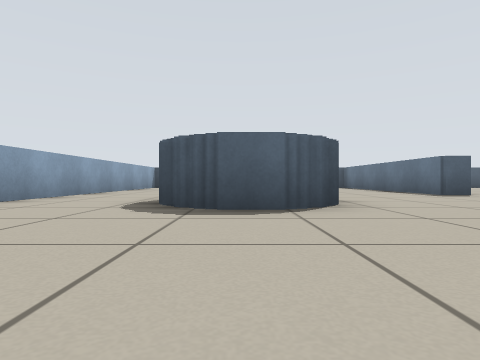
View 1 (above)

16 first-person views from a walk through a Stage world. The camera is 0.31 m above the floor, looks level and sees 75° across. The lines on the ground mark 1 m squares. The floor is counted in squares, 1 m on a side. Each view is taken from the middle of a square. On the plan, view 1 faces up. The plan holds only what a view shows up to about 9 squares ahead; the rest is blank. The robots in the file are not drawn.

View 2
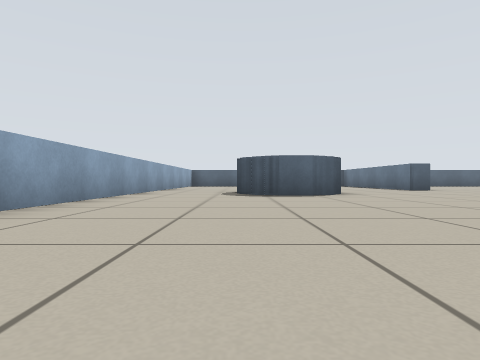

View 3
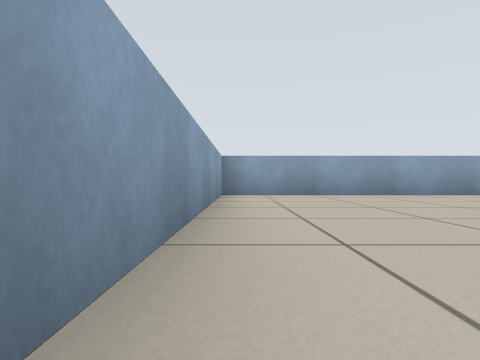

View 4
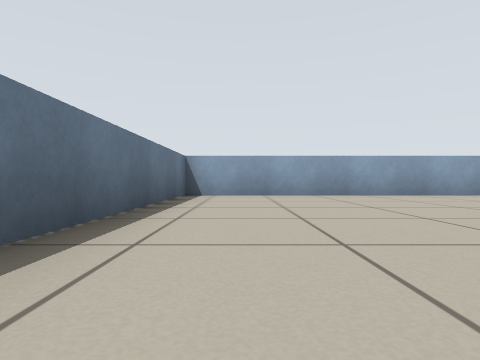

View 5
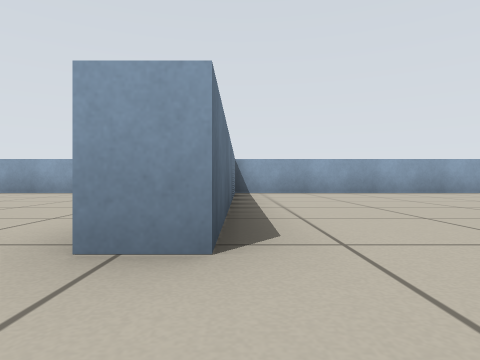

View 6
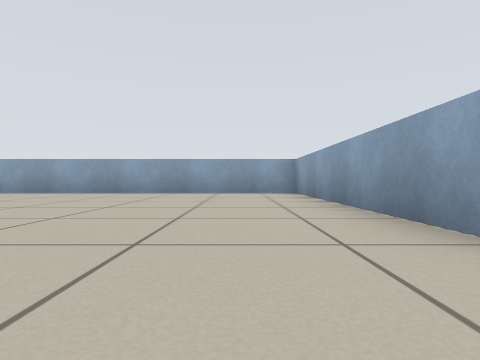

View 7
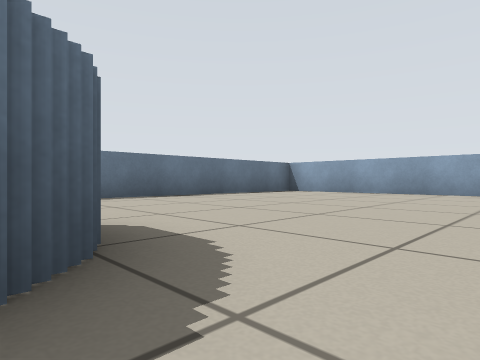

View 8
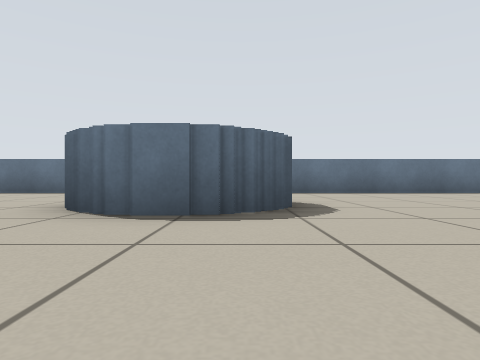

View 9
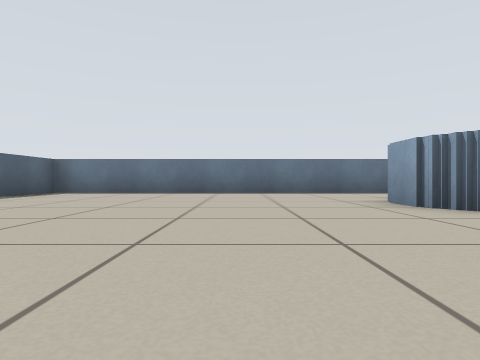

View 10
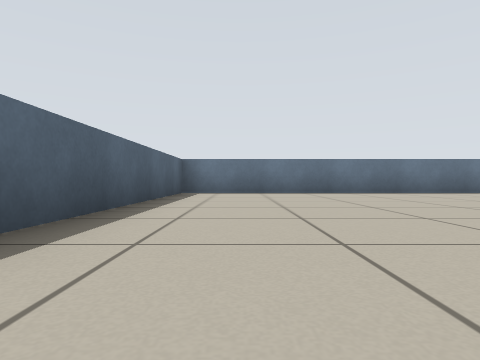

View 11
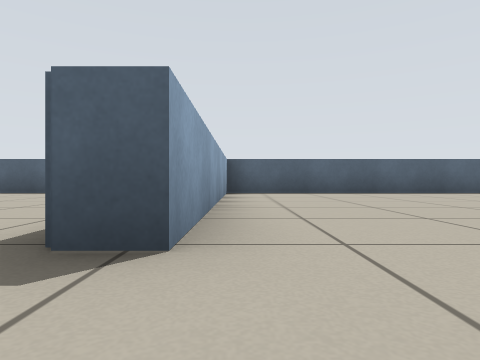

View 12
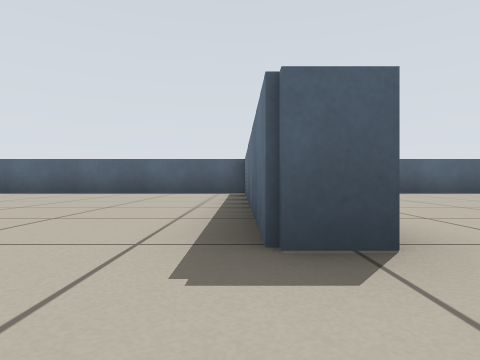

View 13
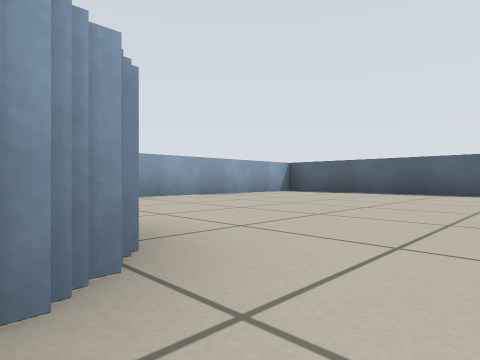

View 14
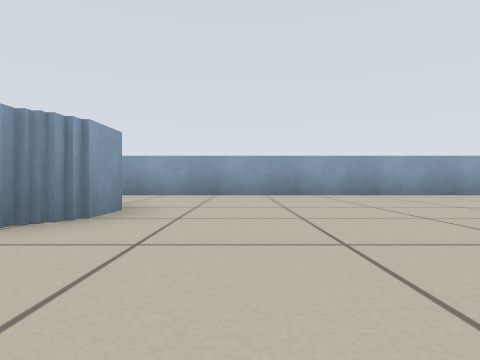

View 15
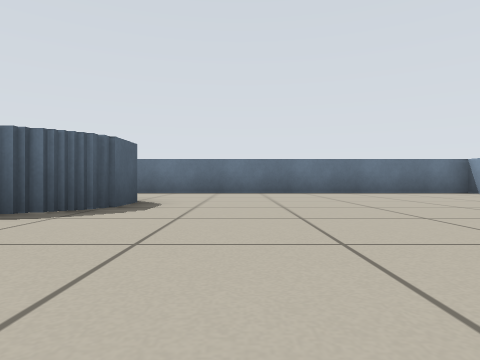

View 16
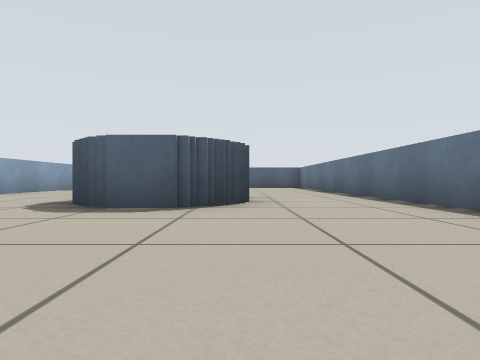

### Floor plan
Points are (right, up) in squares from view 1. A wall is a line through its corners. A room is listed if a view was taken in it or the views show most of it. See-through windows are left out.
Room 1 (views 1, 2, 3, 4)
walls: (0.8, 3.2) (-0.5, 3.2); (-3.4, 5.5) (-3.4, -3.4) (4.1, -3.4) (4.1, 2.7) (4.8, 2.7)
ways out: opening at (3, 3) to room 2; opening at (-2.5, 4.5) to room 3
Room 2 (views 5, 6, 7, 8, 9, 10, 11, 12, 13, 15, 16)
walls: (8, 5.2) (8, 5.8) (8.6, 5.8); (7.7, 4) (7.7, 5.4); (8, 3.6) (8, 4.1); (8.5, 6) (9.2, 6); (9.5, 3.4) (8.2, 3.4); (4.7, 2.4) (4.7, -3.4) (12.4, -3.4) (12.4, 12.4) (4.6, 12.4); (4.7, 12) (4.7, 6.4) (4.1, 6.4)
ways out: opening at (3, 3) to room 1; opening at (2.5, 6.5) to room 3
Room 3 (view 14)
walls: (-0.2, 5.8) (0.8, 5.8); (4.1, 6.4) (4.1, 12.4) (-3.4, 12.4) (-3.4, 5.5)
ways out: opening at (-2.5, 4.5) to room 1; opening at (2.5, 6.5) to room 2

Where each view was taken, in squares from view 1:
view 1: 0 up, 0 right, facing up
view 2: 3 down, 1 left, facing up
view 3: 3 down, 3 right, facing left
view 4: 3 up, 3 right, facing down
view 5: 4 up, 4 right, facing down
view 6: 4 up, 6 right, facing down
view 7: 4 up, 7 right, facing down-right
view 8: 4 up, 5 right, facing right
view 9: 8 up, 5 right, facing right
view 10: 11 up, 5 right, facing right
view 11: 5 up, 5 right, facing up
view 12: 5 up, 4 right, facing up
view 13: 5 up, 2 right, facing up-left
view 14: 7 up, 3 right, facing left
view 15: 2 up, 5 right, facing right
view 16: 0 up, 10 right, facing up
